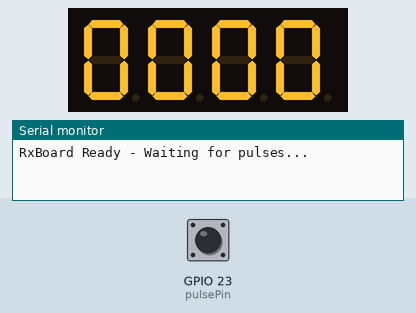
Simulated run of this sketch. Board: ESP32. Shown: 4-digit seven-segment display, the last lines printed to the serial monitor. Wiring (inferred from the names in the program): 4-digit 7-segment display, segments lit when HIGH: segments GPIO 15, GPIO 2, GPIO 4, GPIO 5, GPIO 18, GPIO 19, GPIO 21; digit selects GPIO 13, GPIO 12, GPIO 14, GPIO 27. The test bench sets the inputs (shaded band); at power-on: GPIO 23 (pulsePin) HIGH. The segment pins are drawn as the display they are named for.

Above: at 1.2 s.
1.3 s: GPIO 23 (pulsePin) pulled LOW for 0.15 s
At 1.7 s:
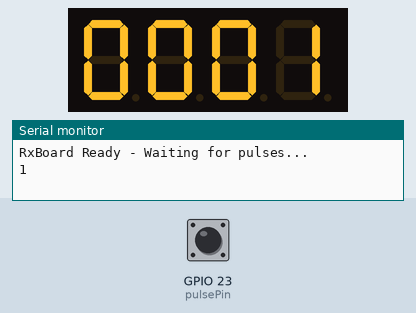
Timing chart, 0 to 4.3 s (numbered marks = the images above; inputs shaded):
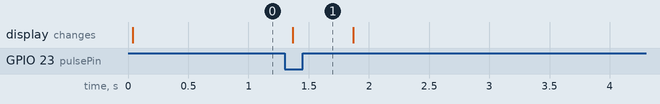

Measured:
- after the input at 1.3 s, the display: changes after 0.07 s (image 1)

The sketch:

33333.ino
```cpp
const int pulsePin = 23;

volatile unsigned long pulseCount = 0;
volatile bool newPulse = false;

void IRAM_ATTR onPulse() {
  pulseCount++;
  newPulse = true;
}
const int segPins[7] = {15,2,4,5,18,19,21};
const int digitPins[4] = {13,12,14,27};
const byte digits[10] = {
  0b0111111, // 0
  0b0000110, // 1
  0b1011011, // 2
  0b1001111, // 3
  0b1100110, // 4
  0b1101101, // 5
  0b1111101, // 6
  0b0000111, // 7
  0b1111111, // 8
  0b1101111  // 9
};

void showDigit(int pos, int num) {
  // ปิด digit ทั้งหมด
  for (int i = 0; i < 4; i++) digitalWrite(digitPins[i], HIGH); // CC: LOW=เปิด digit

  // ส่ง segment
  byte seg = digits[num];
  for (int i = 0; i < 7; i++) {
    digitalWrite(segPins[i], (seg >> i) & 1);
  }

  // เปิด digit ที่ต้องการ
  digitalWrite(digitPins[pos], LOW);
  delayMicroseconds(3000); // 3ms per digit → refresh ~83Hz
}

void displayNumber(int num) {
  // จัดการค่าติดลบหรือเกิน 9999
  if (num < 0) num = (10000 + num % 10000) % 10000;
  if (num > 9999) num = num % 10000;

  int d[4];
  d[0] = (num / 1000) % 10; // หลักพัน
  d[1] = (num / 100)  % 10; // หลักร้อย
  d[2] = (num / 10)   % 10; // หลักสิบ
  d[3] =  num % 10; // หลักหน่วย

  for (int i = 0; i < 4; i++) {
    showDigit(i, d[i]);
  }
}

void setup() {
  pinMode(pulsePin, INPUT_PULLUP);
  attachInterrupt(digitalPinToInterrupt(pulsePin), onPulse, FALLING);
  Serial.begin(115200);
  Serial.println("RxBoard Ready - Waiting for pulses...");
  for (int i = 0; i < 7; i++) {
    pinMode(segPins[i], OUTPUT);
    digitalWrite(segPins[i], LOW);
  }
  // Digit pins
  for (int i = 0; i < 4; i++) {
    pinMode(digitPins[i], OUTPUT);
    digitalWrite(digitPins[i], HIGH); // CC: HIGH = ปิด digit
  }
}

unsigned long lastPulseTime = 0;
unsigned long displayedCount = 0;
bool sessionActive = false;

void loop() {
  if (newPulse) {
    newPulse = false;
    lastPulseTime = millis();
    sessionActive = true;

    // แสดงตัวเลขนับขึ้น
    Serial.println(pulseCount);
  }

  // ถ้าหยุด pulse นานกว่า 500ms = จบชุดนี้แล้ว
  if (sessionActive && (millis() - lastPulseTime) > 500) {
    Serial.println("---- Done: " + String(pulseCount) + " pulses ----");
    Serial.println();
    pulseCount = 0;      // reset สำหรับรอบถัดไป
    sessionActive = false;
  }
  displayNumber(pulseCount);
}
```
